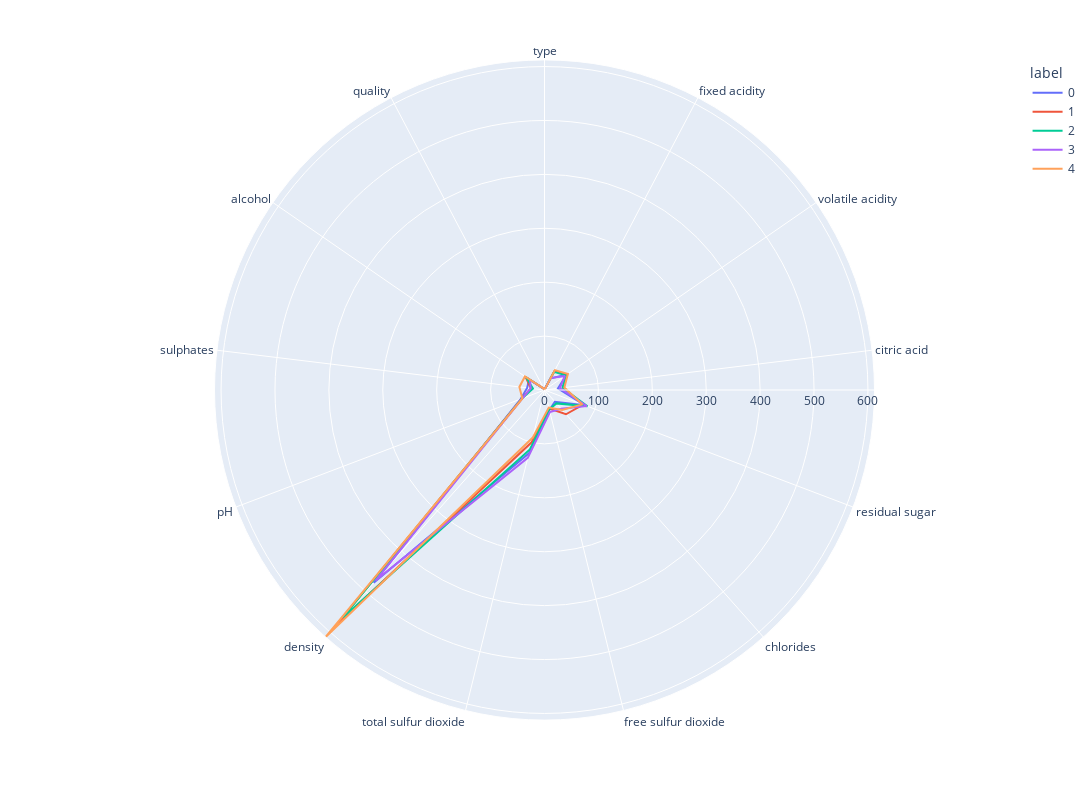

The code cell stored with this chart in its notebook:
### Code cell
# Visualising the clusters in with infinite features

import plotly.express as px

a = io.open('wine-quality-white-and-red.csv', encoding='latin-1')
df = pd.read_csv(a)
df = df.apply(LabelEncoder().fit_transform)

kmeans = KMeans(
        n_clusters=5, init="k-means++",
        n_init=10,
        tol=1e-04, random_state=42
    )
kmeans.fit(X)

df['label']=kmeans.labels_
polar=df.groupby("label").mean().reset_index()
polar=pd.melt(polar,id_vars=["label"])
fig4 = px.line_polar(polar, r="value", theta="variable", color="label", line_close=True,height=800,width=1400)
fig4.show()

### Figure 1 — Plotly figure (JSON) as saved in the notebook; plotly's stock layout.template omitted (floating-point values rounded to 4 significant figures)
{"data": [{"hovertemplate": "label=0<br>value=%{r}<br>variable=%{theta}<extra></extra>", "legendgroup": "0", "line": {"color": "#636efa", "dash": "solid"}, "marker": {"symbol": "circle"}, "mode": "lines", "name": "0", "r": [0.8928, 24.36, 49.81, 25.07, 79.89, 28.99, 38.05, 121.1, 477.8, 47.29, 32.43, 34.91, 2.732, 0.8928], "showlegend": true, "subplot": "polar", "theta": ["type", "fixed acidity", "volatile acidity", "citric acid", "residual sugar", "chlorides", "free sulfur dioxide", "total sulfur dioxide", "density", "pH", "sulphates", "alcohol", "quality", "type"], "type": "scatterpolar"}, {"hovertemplate": "label=1<br>value=%{r}<br>variable=%{theta}<extra></extra>", "legendgroup": "1", "line": {"color": "#EF553B", "dash": "solid"}, "marker": {"symbol": "circle"}, "mode": "lines", "name": "1", "r": [0.5969, 38.98, 50.88, 35.09, 76.77, 60.18, 35.48, 99.94, 577.9, 44.92, 25.48, 42.45, 2.914, 0.5969], "showlegend": true, "subplot": "polar", "theta": ["type", "fixed acidity", "volatile acidity", "citric acid", "residual sugar", "chlorides", "free sulfur dioxide", "total sulfur dioxide", "density", "pH", "sulphates", "alcohol", "quality", "type"], "type": "scatterpolar"}, {"hovertemplate": "label=2<br>value=%{r}<br>variable=%{theta}<extra></extra>", "legendgroup": "2", "line": {"color": "#00cc96", "dash": "solid"}, "marker": {"symbol": "circle"}, "mode": "lines", "name": "2", "r": [0.7951, 37.91, 47.93, 33.66, 85.23, 33.19, 37.13, 113.5, 563.8, 44.82, 21.6, 41.4, 2.826, 0.7951], "showlegend": true, "subplot": "polar", "theta": ["type", "fixed acidity", "volatile acidity", "citric acid", "residual sugar", "chlorides", "free sulfur dioxide", "total sulfur dioxide", "density", "pH", "sulphates", "alcohol", "quality", "type"], "type": "scatterpolar"}, {"hovertemplate": "label=3<br>value=%{r}<br>variable=%{theta}<extra></extra>", "legendgroup": "3", "line": {"color": "#ab63fa", "dash": "solid"}, "marker": {"symbol": "circle"}, "mode": "lines", "name": "3", "r": [0.8964, 24.96, 46.01, 28.77, 83.87, 46.59, 41.97, 129.7, 472.2, 43.81, 25.9, 32.84, 2.647, 0.8964], "showlegend": true, "subplot": "polar", "theta": ["type", "fixed acidity", "volatile acidity", "citric acid", "residual sugar", "chlorides", "free sulfur dioxide", "total sulfur dioxide", "density", "pH", "sulphates", "alcohol", "quality", "type"], "type": "scatterpolar"}, {"hovertemplate": "label=4<br>value=%{r}<br>variable=%{theta}<extra></extra>", "legendgroup": "4", "line": {"color": "#FFA15A", "dash": "solid"}, "marker": {"symbol": "circle"}, "mode": "lines", "name": "4", "r": [0.5454, 41.64, 52.74, 37.11, 75.13, 49.36, 33.49, 90.8, 612.2, 43.89, 46.98, 44.11, 3.027, 0.5454], "showlegend": true, "subplot": "polar", "theta": ["type", "fixed acidity", "volatile acidity", "citric acid", "residual sugar", "chlorides", "free sulfur dioxide", "total sulfur dioxide", "density", "pH", "sulphates", "alcohol", "quality", "type"], "type": "scatterpolar"}], "layout": {"height": 800, "legend": {"title": {"text": "label"}, "tracegroupgap": 0}, "margin": {"t": 60}, "polar": {"angularaxis": {"direction": "clockwise", "rotation": 90}, "domain": {"x": [0, 1], "y": [0, 1]}}, "width": 1400}}
